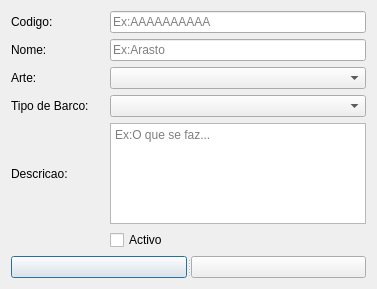
<?xml version="1.0" encoding="UTF-8"?>
<ui version="4.0">
 <class>Dialog</class>
 <widget class="QDialog" name="Dialog">
  <property name="geometry">
   <rect>
    <x>0</x>
    <y>0</y>
    <width>377</width>
    <height>289</height>
   </rect>
  </property>
  <property name="windowTitle">
   <string>Tipo de barco</string>
  </property>
  <layout class="QGridLayout" name="gridLayout">
   <item row="3" column="1">
    <widget class="QLabel" name="label_8">
     <property name="text">
      <string>Nome:</string>
     </property>
    </widget>
   </item>
   <item row="5" column="3" colspan="2">
    <widget class="QComboBox" name="CBTipBarco"/>
   </item>
   <item row="3" column="3" colspan="2">
    <widget class="QLineEdit" name="LENome">
     <property name="maxLength">
      <number>50</number>
     </property>
     <property name="placeholderText">
      <string>Ex:Arasto</string>
     </property>
     <property name="clearButtonEnabled">
      <bool>false</bool>
     </property>
    </widget>
   </item>
   <item row="1" column="3" colspan="2">
    <widget class="QLineEdit" name="LECodigo">
     <property name="maxLength">
      <number>12</number>
     </property>
     <property name="placeholderText">
      <string>Ex:AAAAAAAAAA</string>
     </property>
    </widget>
   </item>
   <item row="6" column="3" colspan="2">
    <widget class="QPlainTextEdit" name="PTEDescricao">
     <property name="placeholderText">
      <string>Ex:O que se faz...</string>
     </property>
    </widget>
   </item>
   <item row="7" column="3" colspan="2">
    <widget class="QCheckBox" name="CHBActivo">
     <property name="text">
      <string>Activo</string>
     </property>
    </widget>
   </item>
   <item row="6" column="1">
    <widget class="QLabel" name="label_10">
     <property name="maximumSize">
      <size>
       <width>100</width>
       <height>16777215</height>
      </size>
     </property>
     <property name="text">
      <string>Descricao:</string>
     </property>
    </widget>
   </item>
   <item row="1" column="1">
    <widget class="QLabel" name="label">
     <property name="text">
      <string>Codigo:</string>
     </property>
    </widget>
   </item>
   <item row="5" column="1" colspan="2">
    <widget class="QLabel" name="label_5">
     <property name="text">
      <string>Tipo de Barco:</string>
     </property>
    </widget>
   </item>
   <item row="8" column="1" colspan="4">
    <widget class="QSplitter" name="splitter">
     <property name="orientation">
      <enum>Qt::Horizontal</enum>
     </property>
     <widget class="QPushButton" name="PBGuardar">
      <property name="text">
       <string/>
      </property>
      <property name="icon">
       <iconset resource="icons.qrc">
        <normaloff>:/newPrefix/Icons/002-save.png</normaloff>:/newPrefix/Icons/002-save.png</iconset>
      </property>
     </widget>
     <widget class="QPushButton" name="PBCancelar">
      <property name="text">
       <string/>
      </property>
      <property name="icon">
       <iconset resource="icons.qrc">
        <normaloff>:/newPrefix/Icons/003-error.png</normaloff>:/newPrefix/Icons/003-error.png</iconset>
      </property>
     </widget>
    </widget>
   </item>
   <item row="4" column="1">
    <widget class="QLabel" name="label_6">
     <property name="text">
      <string>Arte:</string>
     </property>
    </widget>
   </item>
   <item row="4" column="3" colspan="2">
    <widget class="QComboBox" name="CBArtes"/>
   </item>
  </layout>
 </widget>
 <resources>
  <include location="icons.qrc"/>
 </resources>
 <connections/>
</ui>
